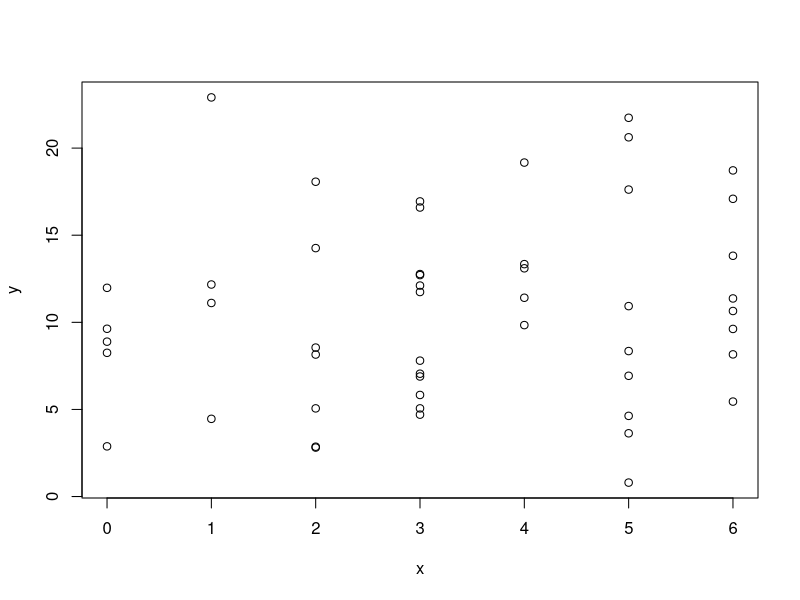
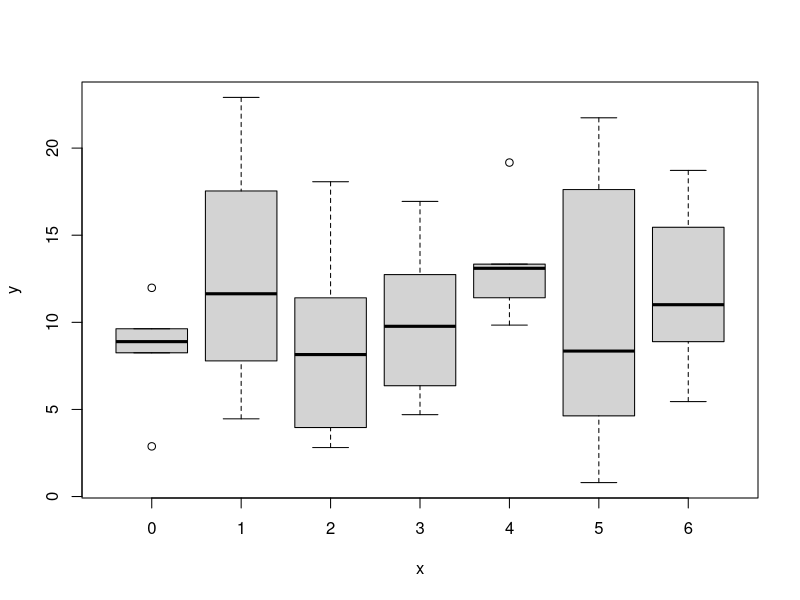
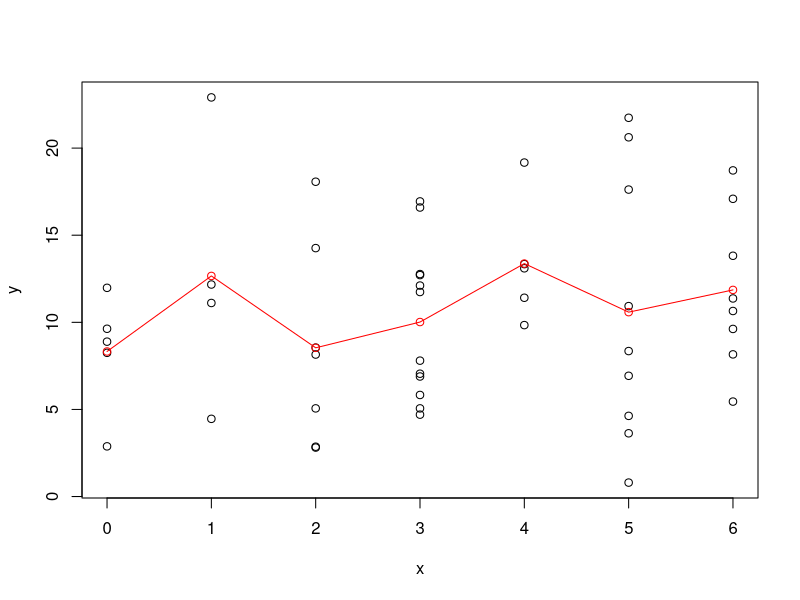
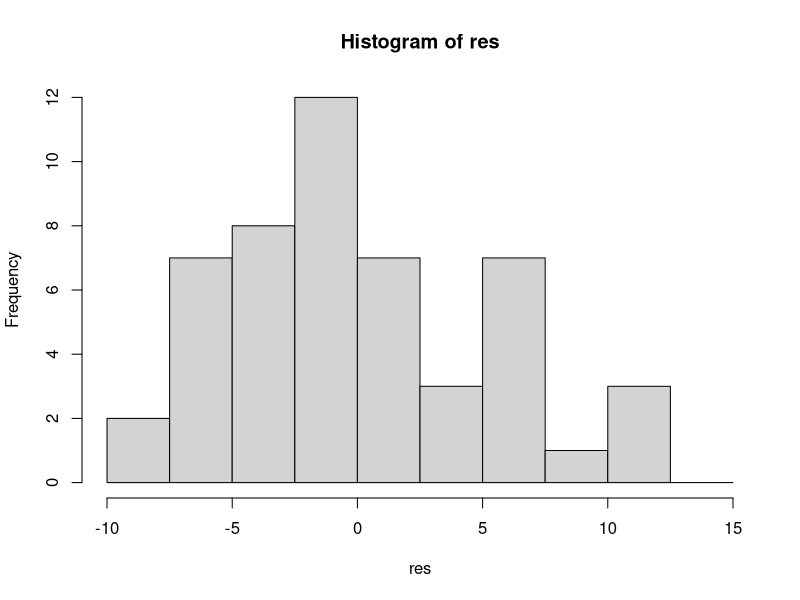
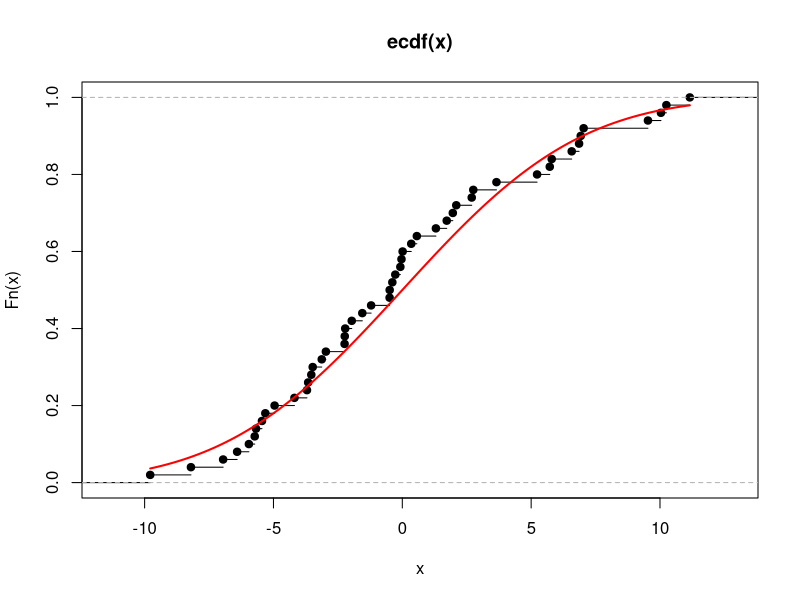

Write R code to recreate these figures, in order.
## ---- chunk 1
x = c(2, 5, 0, 6, 3, 3, 2, 4, 6, 6, 0, 3, 3, 1, 2, 4, 4, 5, 0, 4, 3, 6, 6, 5, 5, 6, 6, 1, 6, 5, 4, 2, 5, 2, 2, 3, 3, 1, 5, 3, 3, 0, 0, 5, 2, 5, 1, 3, 3, 3)
y = c(2.86, 21.74, 2.88, 13.82, 12.77, 7.80, 8.15, 13.10, 5.45, 17.09, 11.98, 5.83, 6.89, 12.17, 8.55, 9.84, 11.41, 20.62, 8.25, 13.34, 7.05, 10.65, 9.62, 0.80, 17.62, 11.37, 18.72, 22.91, 8.16, 8.35, 19.17, 5.06, 6.93, 2.81, 14.26, 12.71, 11.74, 4.46, 3.63, 12.11, 16.59, 9.63, 8.89, 10.93, 18.07, 4.63, 11.11, 5.06, 4.70, 16.94)
n = length(x)
plot(x, y)
## ---- chunk 2
plot(factor(x), y)
## ---- chunk 3
table(x)
## ---- chunk 4
dat = data.frame(y=y, x=x)
dat1 = dat[order(x),]

lev = levels(as.factor(x))
n.lev = length(lev)
Y = as.matrix(dat1$y)
X = matrix(0, nrow = n.lev, ncol = n)
for (i in 1:n)
  X[dat1$x[i]+1, i] = 1
S = X %*% t(X)
S1 = solve(S)
bhat = S1 %*% X %*% Y

v = as.matrix(array(1/n.lev, dim=n.lev))
mu = matrix(t(v) %*% bhat, nrow = n.lev, ncol = 1)
ahat = bhat - mu
res = Y - t(X) %*% as.matrix(bhat)
SS = sum(res^2)
s2 = SS / (n - n.lev)
## ---- chunk 5
ahat
## ---- chunk 6
CTR = diag(1, n.lev) - matrix(v, nrow = n.lev, ncol = n.lev)
C0 = as.matrix(v)
muhat = t(C0) %*% bhat
V.mu = t(C0) %*% S1 %*% C0
ahat = t(CTR) %*% bhat
V.a = t(CTR) %*% S1 %*% CTR
V = diag(V.a)
al = 0.05
xa = qt(1 - al/2, n - n.lev)
s1 = sqrt(s2)
d0 = xa * s1 * sqrt(V.mu)
d = xa * s1 * sqrt(V)
## ---- chunk 7
data.frame(cntr = muhat, lw = muhat-d0, up = muhat+d0)
## ---- chunk 8
data.frame(cntr = ahat, lw = ahat-d, up = ahat+d)
## ---- chunk 9
v = c(array(0,dim=n.lev-1),1)
CTR = diag(1,n.lev-1)
CTR = t(cbind(CTR,-as.matrix(array(1,dim=n.lev-1))))
C0 = as.matrix(v)
muhat = t(C0)%*%bhat
V.mu<-t(C0)%*%S1%*%C0
ahat<-t(CTR)%*%bhat
V.a<-t(CTR)%*%S1%*%CTR
V<-diag(V.a)
xa<-qt(1-al/2,n-2)
s1<-sqrt(s2)
d0<-xa*s1*sqrt(V.mu)
CI0<-data.frame(parameter="mu",cntr=muhat,lw=muhat-d0,up=muhat+d0)
d<-xa*s1*sqrt(V)
nm<-paste0("a",c(1:(n.lev-1)))
CI<-data.frame(parameter=nm,cntr=ahat,lw=ahat-d,up=ahat+d)
CI1<-rbind(CI0,CI)
## ---- chunk 10
ahat
## ---- chunk 11
muhat
## ---- chunk 12
CI1
## ---- chunk 13
plot(x, y)
points(levels(as.factor(x)), bhat, type="o", col="red")
## ---- chunk 14
hh<-hist(res,breaks=seq(from=-10, to=15, by=2.5))

kolm.stat<-function(s){
  sres<-sort(res)
  fdistr<-pnorm(sres,0,s)
  max(abs(c(0:(n-1))/n-fdistr),abs(c(1:n)/n-fdistr))
}
ks.dist<-nlm(kolm.stat,p=sqrt(s2))$minimum
plot.ecdf(res)
x2<-c(0:1000)*(max(res)-min(res))/1000+min(res)
y2<-pnorm(x2,0,nlm(kolm.stat,p=sqrt(s2))$estimate)
points(x2,y2,"l",col="red",lwd=2)
## ---- chunk 15
ks.dist
## ---- chunk 16
X = as.factor(x)
anova(lm(y ~ X))
